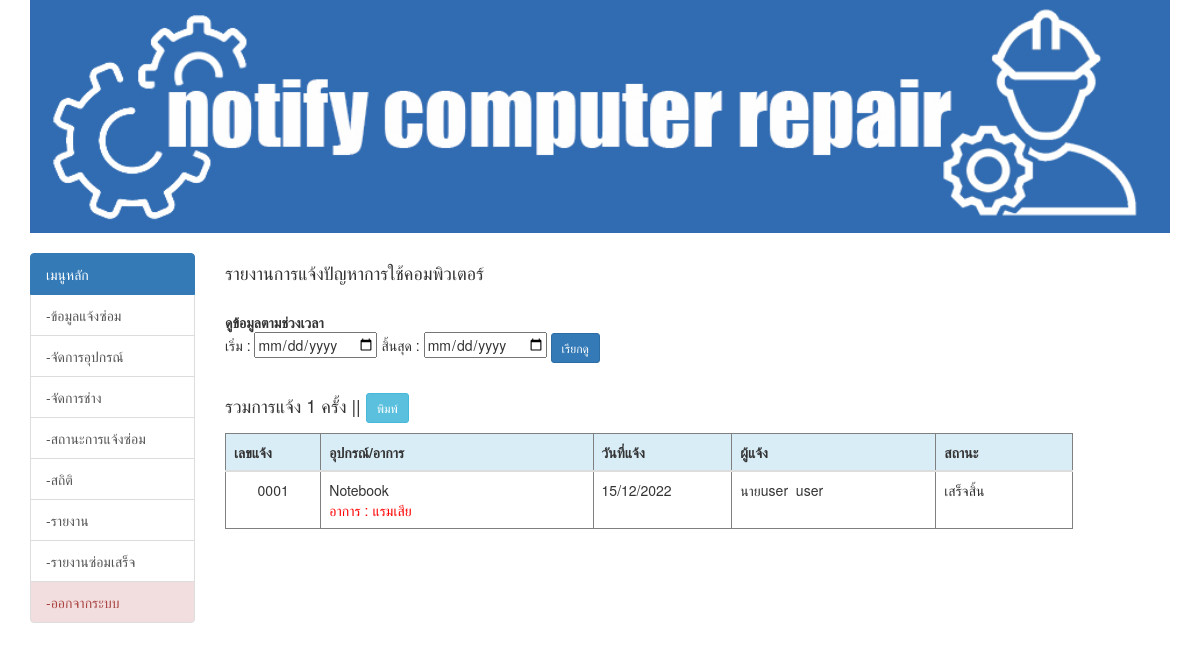
Page /report_all.php (signed in) on the committed database.
### tables this page shows
CREATE TABLE `tbl_device_case` (
  `pd_number` int(4) UNSIGNED ZEROFILL NOT NULL COMMENT 'เลขที่แจ้งปัญหา',
  `der_id` int(11) NOT NULL COMMENT 'รหัสเครื่อง',
  `der_name` varchar(50) NOT NULL COMMENT 'ชื่ออุปกรณ์',
  `pd_detail` varchar(50) NOT NULL COMMENT 'รายละเอียดการแจ้ง',
  `pd_date` date NOT NULL COMMENT 'วันที่',
  `pd_intail` varchar(10) NOT NULL COMMENT 'คำนำหน้า',
  `pd_name` varchar(50) NOT NULL COMMENT 'ชื่อ',
  `pd_lname` varchar(50) NOT NULL COMMENT 'นามสกุล',
  `pd_position` varchar(50) NOT NULL COMMENT 'ตำแหน่ง',
  `pd_tell` varchar(10) NOT NULL COMMENT 'เบอร์โทร',
  `pd_email` varchar(100) NOT NULL COMMENT 'อีเมลล์',
  `st_id` int(11) NOT NULL,
  `datesave` timestamp NOT NULL DEFAULT current_timestamp() COMMENT 'วันเวลาที่เพิ่มข้อมูล'
);

CREATE TABLE `tbl_status` (
  `st_id` int(11) NOT NULL,
  `st_name` varchar(50) NOT NULL
);

### showlist_all2.php (the view, shortened to what this page needs)
<?php require_once('Connections/Repair.php');
$query_newsca = "
SELECT * FROM tbl_device_case as d, tbl_status  as t
WHERE d.st_id=t.st_id ORDER BY d.pd_number ASC";
$newsca = mysqli_query($condb, $query_newsca) or die(mysqli_error($condb));
$row_newsca = mysqli_fetch_assoc($newsca);
$totalRows_newsca = mysqli_num_rows($newsca);
include('datatable.php');
?>
<h4> รวมการแจ้ง <?php echo $totalRows_newsca;?>  ครั้ง  ||
<a class="btn btn-info btn-sm" onClick="window.print()">พิมพ์</a>
</h4>
 <table width="100%" border="1" cellspacing="0" class="table table-hover">
		<thead>
        <tr class="info">
    <th width="7%">เลขแจ้ง</th>
    <th width="20%">อุปกรณ์/อาการ</th>
    <th width="10%">วันที่แจ้ง</th>
    <th width="15%">ผู้แจ้ง</td>
    <th width="10%">สถานะ</th>
  </tr>
  </thead>
  <?php if($totalRows_newsca > 0){ ?>
  <?php do { ?>
    <tr>
      <td align="center"><?php echo $row_newsca['pd_number']; ?></td>
      <td>
         <?php echo $row_newsca['der_name']; ?>
       <br>
       <font color="red">
	  อาการ : <?php echo $row_newsca['pd_detail']; ?>
      </font>
      </td>
      <td><?php echo date('d/m/Y',strtotime($row_newsca['datesave'])); ?></td>
      <td><?php echo $row_newsca['pd_intail']; ?><?php echo $row_newsca['pd_name']; ?>&nbsp; <?php echo $row_newsca['pd_lname']; ?></td>
      <td><?php echo $row_newsca['st_name']; ?></td>
    </tr>
    <?php } while ($row_newsca = mysqli_fetch_assoc($newsca)); ?>
    <?php } ?>
</table>

### rows in the picture
tbl_device_case: pd_number "0001", der_name "Notebook", pd_detail "แรมเสีย", datesave "15/12/2022", pd_intail "นาย", pd_name "user", pd_lname "user", st.st_name "เสร็จสิ้น"

### other values in the picture
$totalRows_newsca "1"
